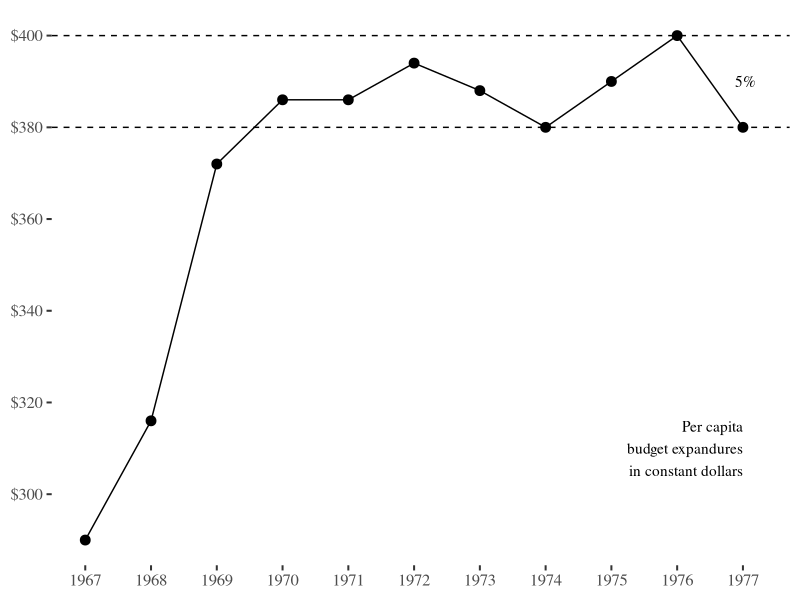

R code for this plot:
## ---- chunk 1
knitr::opts_chunk$set(echo = FALSE)
## ---- chunk 2
# Load packages
library(ggplot2)
library(ggthemes)

# Create vector variables for the data
x <- 1967:1977
y <- c(0.5,1.8,4.6,5.3,5.3,5.7,5.4,5,5.5,6,5)

# Create data frame
d <- data.frame(x, y)

# Plot the chart with 'ggplot()' from ggplot 2 package
ggplot(d, aes(x,y)) + geom_line() + geom_point(size=3) + theme_tufte(base_size = 15) +
  theme(axis.title=element_blank()) + geom_hline(yintercept = c(5,6), lty=2) + 
  scale_y_continuous(breaks=seq(1, 6, 1), label=sprintf("$%s",seq(300,400,20))) + 
  scale_x_continuous(breaks=x,label=x) +
  annotate("text", x = c(1977,1977.2), y = c(1.5,5.5), adj=1,  family="serif",
           label = c("Per capita\nbudget expandures\nin constant dollars", "5%"))

